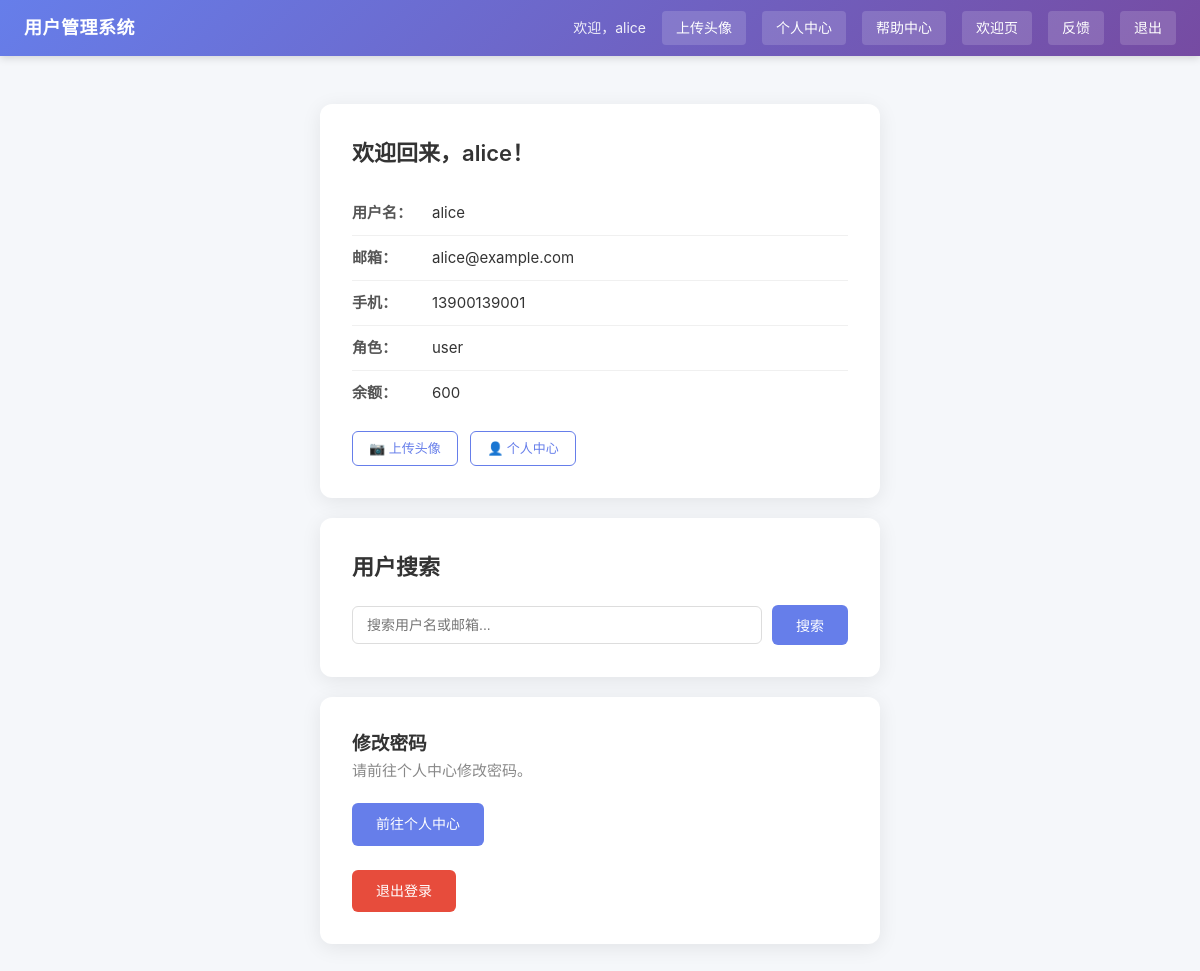
/ (signed in), run on the app's committed database.
### tables this page shows
CREATE TABLE users (
        id INTEGER PRIMARY KEY AUTOINCREMENT,
        username TEXT UNIQUE NOT NULL,
        password TEXT NOT NULL,
        email TEXT,
        phone TEXT,
        role TEXT DEFAULT 'user',
        balance INTEGER DEFAULT 0
    );

### app.py (the view, shortened to what this page needs)
@app.route("/")
def index():
    username = session.get("username")
    user_info = None
    if username:
        user_info = get_db_user(username)
    search_keyword = request.args.get("keyword", "")
    search_results = []
    return render_template("index.html", username=username, user=user_info,
                           search_results=search_results, search_keyword=search_keyword)

### app.py (called while the page is built)
def get_db_user(username):
    conn = sqlite3.connect('data/users.db')
    c = conn.cursor()
    c.execute("SELECT id, username, password, email, phone, role, balance FROM users WHERE username = ?", (username,))
    row = c.fetchone()
    conn.close()
    if row:
        return {
            'id': row[0], 'username': row[1], 'password': row[2],
            'email': row[3], 'phone': row[4], 'role': row[5], 'balance': row[6]
        }
    return None

@app.after_request
def add_security_headers(response):
    response.headers["X-Content-Type-Options"] = "nosniff"
    response.headers["X-Frame-Options"] = "DENY"
    response.headers["X-XSS-Protection"] = "1; mode=block"
    response.headers["Strict-Transport-Security"] = "max-age=31536000; includeSubDomains"
    response.headers["Content-Security-Policy"] = "default-src 'self'; img-src 'self' data:; script-src 'self' 'unsafe-inline'"
    return response

@app.before_request
def csrf_protect():
    if request.method == "POST":
        if request.endpoint == "feedback":
            return
        token = request.form.get("csrf_token", "")
        if not token or token != session.get("csrf_token"):
            return "CSRF Token 无效", 400

### templates/index.html (shortened to what this page needs)
<!DOCTYPE html>
<html lang="zh-CN">
<head>
    <link rel="stylesheet" href="/static/css/style.css">
</head>
<body>
    <nav class="navbar">
        <div class="nav-brand">用户管理系统</div>
        <div class="nav-menu">
            {% if username %}
            <span class="nav-welcome">欢迎，{{ username }}</span>
            <a href="/upload" class="nav-link">上传头像</a>
            <a href="/profile" class="nav-link">个人中心</a>
            <a href="/page?name=help" class="nav-link">帮助中心</a>
            <a href="/welcome" class="nav-link">欢迎页</a>
            <a href="/feedback" class="nav-link">反馈</a>
            <a href="/logout" class="nav-link">退出</a>
            {% else %}
            <a href="/login" class="nav-link">登录</a>
            <a href="/register" class="nav-link">注册</a>
            {% endif %}
        </div>
    </nav>
    <main class="container">
        {% if page_content %}
        <div class="card page-content-card">
            {{ page_content | safe }}
            <div style="margin-top: 20px; text-align: center;">
                <a href="/" class="btn btn-outline">返回首页</a>
            </div>
        </div>
        {% else %}
        {% if username and user %}
        <div class="card">
            <h2 class="card-title">欢迎回来，{{ username }}！</h2>
            <ul class="info-list">
                <li><span class="info-label">用户名：</span>{{ username }}</li>
                <li><span class="info-label">邮箱：</span>{{ user.email }}</li>
                <li><span class="info-label">手机：</span>{{ user.phone }}</li>
                <li><span class="info-label">角色：</span>{{ user.role }}</li>
                <li><span class="info-label">余额：</span>{{ user.balance }}</li>
            </ul>
            <div style="margin-top: 16px;">
                <a href="/upload" class="btn btn-outline" style="font-size: 13px; padding: 6px 16px;">📷 上传头像</a>
                <a href="/profile" class="btn btn-outline" style="font-size: 13px; padding: 6px 16px; margin-left: 8px;">👤 个人中心</a>
            </div>
        </div>
        <div class="card" style="margin-top: 20px;">
            <h2 class="card-title">用户搜索</h2>
            <form method="GET" action="/search" class="search-form">
                <div class="search-box">
                    <input type="text" name="keyword" class="form-input search-input" placeholder="搜索用户名或邮箱..." value="{{ search_keyword or '' }}">
                    <button type="submit" class="btn btn-primary">搜索</button>
                </div>
            </form>
        </div>
        <div class="card" style="margin-top: 20px;">
            <h3>修改密码</h3>
            <p class="text-muted">请前往个人中心修改密码。</p>
            <a href="/profile" class="btn btn-primary">前往个人中心</a>
            <div style="margin-top: 12px;">
                <a href="/logout" class="btn btn-secondary">退出登录</a>
            </div>
        </div>
        {% endif %}
        {% endif %}
    </main>
</body>
</html>

### static/css/style.css (style rules this page uses)
* { margin: 0; padding: 0; box-sizing: border-box; }
body { font-family: -apple-system, BlinkMacSystemFont, "Segoe UI", Roboto, "Helvetica Neue", Arial, sans-serif; background-color: #f5f7fa; color: #333; line-height: 1.6; min-height: 100vh; }
a { text-decoration: none; color: inherit; }
ul { list-style: none; }
.navbar { display: flex; justify-content: space-between; align-items: center; padding: 0 24px; height: 56px; background: linear-gradient(135deg, #667eea 0%, #764ba2 100%); color: #fff; box-shadow: 0 2px 8px rgba(0, 0, 0, 0.15); }
.nav-brand { font-size: 18px; font-weight: 600; letter-spacing: 0.5px; }
.nav-menu { display: flex; align-items: center; gap: 16px; }
.nav-welcome { font-size: 14px; opacity: 0.9; }
.nav-link { font-size: 14px; padding: 6px 14px; border-radius: 4px; background: rgba(255, 255, 255, 0.15); transition: background 0.2s; }
.container { max-width: 600px; margin: 48px auto; padding: 0 20px; }
.card { background: #fff; border-radius: 12px; padding: 32px; box-shadow: 0 4px 20px rgba(0, 0, 0, 0.08); }
.card-title { font-size: 22px; font-weight: 600; margin-bottom: 20px; color: #333; }
.form-input { width: 100%; padding: 10px 14px; border: 1px solid #ddd; border-radius: 6px; font-size: 14px; outline: none; transition: border-color 0.2s; }
.btn { display: inline-block; padding: 10px 24px; border: none; border-radius: 6px; font-size: 14px; font-weight: 500; cursor: pointer; transition: background 0.2s, transform 0.1s; }
.btn-primary { background: #667eea; color: #fff; }
.btn-secondary { background: #e74c3c; color: #fff; margin-top: 12px; }
.btn-outline { background: transparent; color: #667eea; border: 1.5px solid #667eea; }
.info-list li { padding: 10px 0; border-bottom: 1px solid #f0f0f0; font-size: 15px; }
.info-list li:last-child { border-bottom: none; }
.info-label { font-weight: 600; color: #555; display: inline-block; min-width: 80px; }
.text-muted { color: #888; margin-bottom: 20px; font-size: 15px; }
.search-box { display: flex; gap: 10px; align-items: center; }
.search-input { flex: 1; }

### data on the page
users: username "alice", email "alice@example.com", phone "13900139001", role "user", balance "600"
